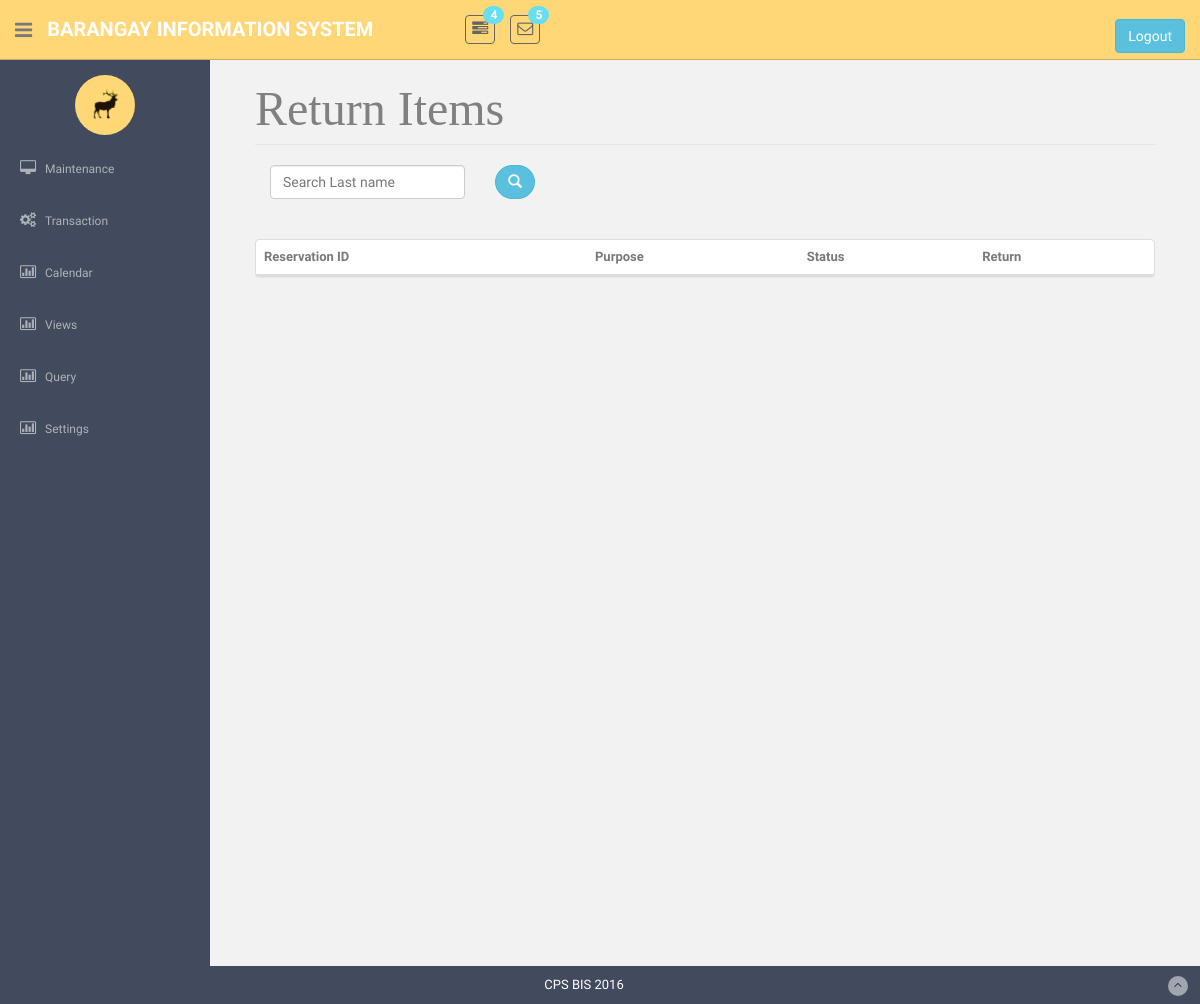
/returnitems.php, run on an earlier commit of the app's database.
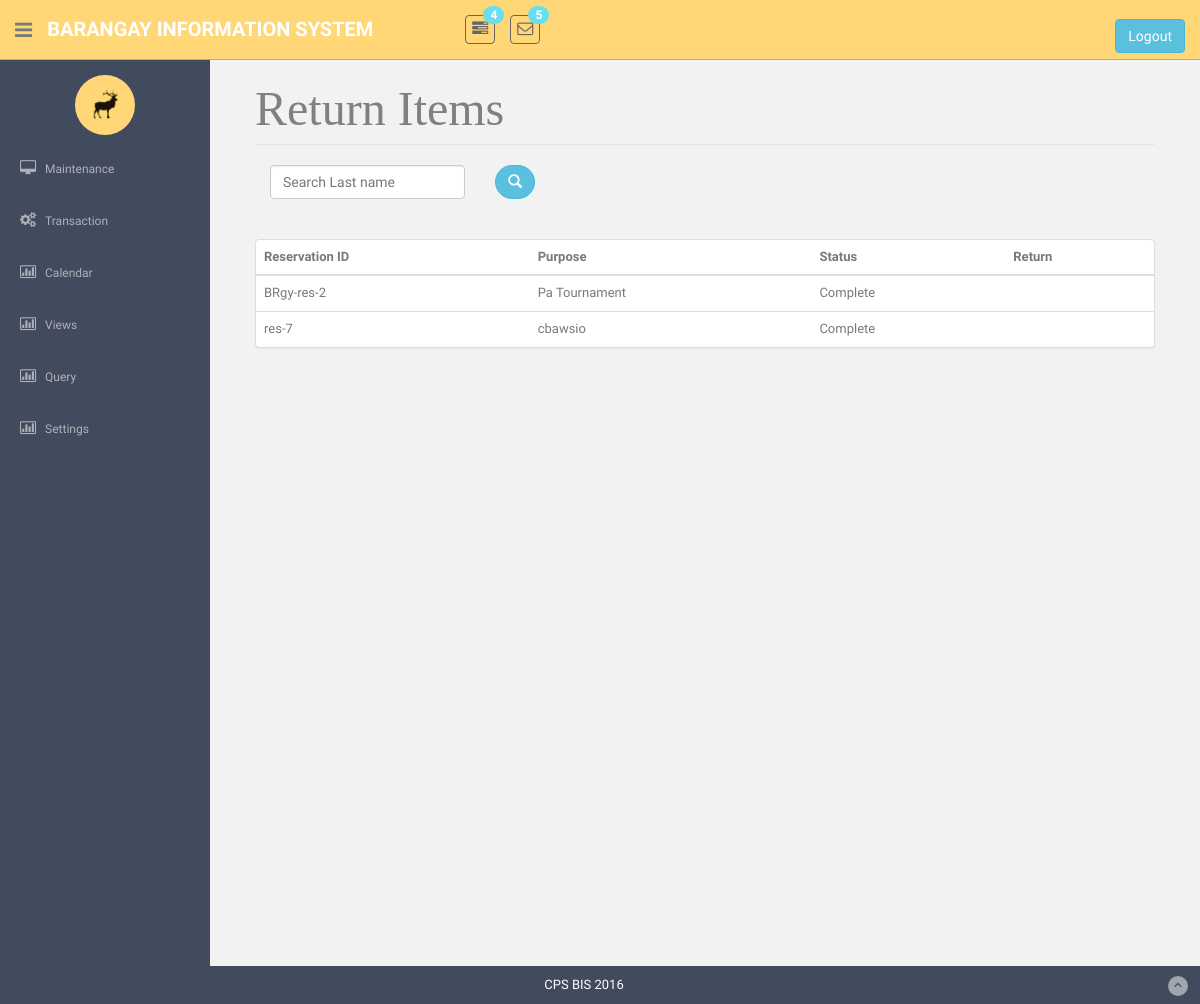
And on a later commit of the database.
### tables this page shows
CREATE TABLE `tblreservationrequest` (
  `strReservationID` varchar(25) NOT NULL,
  `strRSresidentId` varchar(25) NOT NULL,
  `strRSapplicantId` varchar(25) NOT NULL,
  `datRSIssued` date NOT NULL,
  `datRSReserved` date NOT NULL,
  `dtmFrom` bigint(20) NOT NULL,
  `dtmTo` bigint(20) NOT NULL,
  `strRSapprovalStatus` varchar(45) NOT NULL,
  `strRSPurpose` varchar(45) DEFAULT NULL,
  `intNum` int(11) NOT NULL
);

### returnItems.php (the view, shortened to what this page needs)
<!DOCTYPE html>
    <?php require('header.php');?>
    <?php require('sidebar.php');?>
      <section id="main-content">
        <section class="wrapper site-min-height">
<div id="wrapper">
    <div id="page-content-wrapper">
        <div class="container-fluid">
            <div class="row">
                <div class="col-lg-12">
					<div class = "bodybody">
						<div class="panel-body">
		<legend ><font face = "cambria" size = 10 color = "grey"> Return Items </font></legend>
		<div class="form-group">
			<div class="col-sm-3">
				<input id="searchr" name="search" class="form-control input-group-lg reg_name" type="text"  title="generated brgyId" value= "" placeholder="Search Last name">
			</div>
			<div class="col-sm-2">
				<button class="btn btn-info btn-round btn-s  " id = "searchst" name = "btnSearch" value = 1 onclick = "search(this.value)"><i class = "glyphicon glyphicon-search "></i></button>
			</div>
		</div><br><br><br><br>
<form method="POST">
	<center>
		<div class="panel panel-default">
			<table class="table table-hover" style="height: 40%; overflow: scroll; ">
				<thead><tr>
					<th>Reservation ID</th>
					<th>Purpose</th>
					<th>Status</th>
					<th>Return</th>
				</tr></thead>
			<tbody>
			<?php
				$statement = 'SELECT r.`strReservationID`, r.`strRSPurpose`, r.`datRSReserved`, SUM(rt.`intReturned`), SUM(rt.`intUnreturned`) FROM `tblreservationrequest` r INNER JOIN tblreturnequip rt ON rt.`strReservationID` = r.`strReservationID` WHERE r.`strRSapprovalStatus`="Paid" OR r.`strRSapprovalStatus` ="Half Paid" OR r.`strRSapprovalStatus` ="Reserved" GROUP BY r.`strReservationID` ORDER BY r.`datRSReserved`';
			$query = mysqli_query($con,$statement);
			while($row = mysqli_fetch_array($query)){?>
				<tr><td onmouseover='highlightCells(this.parentNode)' onmouseout='unhighlightCells(this.parentNode)' ><?php echo $row[0]; ?></td>
				<td onmouseover='highlightCells(this.parentNode)' onmouseout='unhighlightCells(this.parentNode)'><?php echo $row[1];?></td>
				<?php
					if($row[4]==0){
						echo"<td onmouseover='highlightCells(this.parentNode)' onmouseout='unhighlightCells(this.parentNode' >Complete</td>";
						echo"<td onmouseover='highlightCells(this.parentNode)' onmouseout='unhighlightCells(this.parentNode' ></td>";
					}else if($row[4]>0){
						echo"<td onmouseover='highlightCells(this.parentNode)' onmouseout='unhighlightCells(this.parentNode)'>Incomplete</td>";
						echo"<td onmouseover='highlightCells(this.parentNode)' onmouseout='unhighlightCells(this.parentNode)'><button class='btn btn-success btn-xs' type ='submit' name = 'return' value = $row[0]>RETURN</button></td>
				";
					}
				?></tr><?php
			}?>
			</tbody>
			</table>
		</div></center><br><br>
					</div>
				</div>
			</div>
		</div>
	</div>
</div>
		</section><! --/wrapper -->
      </section>
<?php require("footer.php"); ?>

What changed in the data, as far as the page shows it:
added tblreservationrequest: strReservationID "BRgy-res-2", strRSPurpose "Pa Tournament"
added tblreservationrequest: strReservationID "res-7", strRSPurpose "cbawsio"
